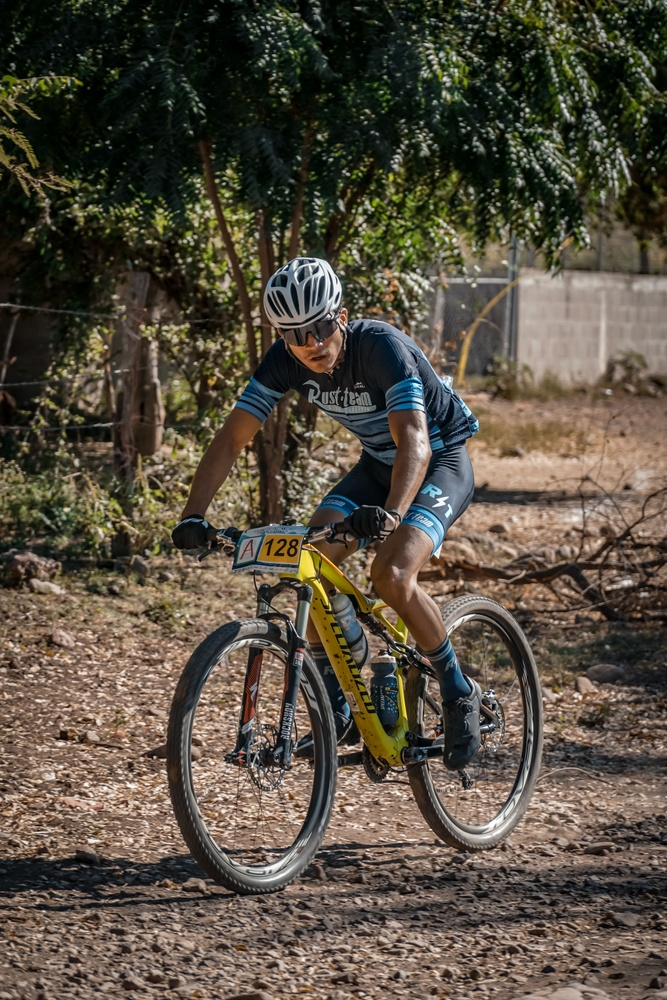
#> input picture examples/sample_images/test1.jpg, 667 x 1000 px, shrunk from 4000 x 6000 before the run
$ python main.py
#> lines starting #> are read from the running program, lines starting #| are printed output that depends on the picture
### src/image_handler.py
from PIL import Image
import numpy as np


def load_image(image_path):
    image = Image.open(image_path)

    if image.mode == "L":
        image = image.convert("L")
    else:
        image = image.convert("RGB")

    return np.array(image)


def pad_image(image , block_height , block_width) :

        if block_height <= 0 or block_width <= 0:
            raise ValueError("Block dimensions must be positive.")

        height , width = image.shape[:2] # image.shape --> (height , width , #channales if image is RGB)
        pad_height = (block_height - height % block_height) % block_height
        pad_width = (block_width - width % block_width) % block_width

        if image.ndim == 2 :
            padding = (
            (0, pad_height),
            (0, pad_width)
        )
        else:
            padding = (
            (0, pad_height),
            (0, pad_width),
            (0, 0)
        )

        padded_image = np.pad(image,padding,mode="constant",constant_values=0)

        return padded_image

def image_to_blocks(image, block_height, block_width):
    height , width = image.shape[0 : 2]

    blocks = []

    for i in range(0 , height , block_height) :
        for j in range(0 , width , block_width) :
            block = image[
                i : i + block_height , j : j + block_width
            ]
            blocks.append(block)
    return np.array(blocks)

def blocks_to_vectors(blocks):
    number_of_blocks = len(blocks)

    vectors = blocks.reshape(number_of_blocks, -1)

    return vectors


# [57 lines left out: functions vectors_to_blocks, blocks_to_image, crop_image, not called in this run]

### src/compression.py
import json
import numpy as np
from pathlib import Path

from src.image_handler import (
    load_image,
    pad_image,
    image_to_blocks,
    blocks_to_vectors
)

from src.vector_quantization import (
    train_codebook,
    assign_clusters
)

def encode_labels(labels, k):
    bits_per_index = int(np.ceil(np.log2(k)))

    bitstream = ""

    for label in labels:
        binary = format(label, f"0{bits_per_index}b")
        bitstream += binary

    return bitstream

def pack_bits(bitstream):
    padding = (8 - len(bitstream) % 8) % 8

    bitstream += "0" * padding

    packed_data = int(bitstream, 2).to_bytes(
        len(bitstream) // 8,
        byteorder="big"
    )

    return packed_data, padding

def compress_image(
    image_path,
    block_height,
    block_width,
    k,
    max_iterations=100
):

    image = load_image(image_path)

    original_height, original_width = image.shape[:2]

    padded_image = pad_image(
        image,
        block_height,
        block_width
    )

    padded_height, padded_width = padded_image.shape[:2]

    blocks = image_to_blocks(
        padded_image,
        block_height,
        block_width
    )


    vectors = blocks_to_vectors(blocks)

    codebook = train_codebook(
        vectors,
        k,
        max_iterations
    )


    labels = assign_clusters(vectors, codebook)

    bitstream = encode_labels(labels, len(codebook))

    packed_data, padding = pack_bits(bitstream)

    metadata = {
        "original_height": original_height,
        "original_width": original_width,
        "padded_height": padded_height,
        "padded_width": padded_width,
        "block_height": block_height,
        "block_width": block_width,
        "channels": image.shape[2] if image.ndim == 3 else 1,
        "k": len(codebook),
        "num_vectors": len(vectors),
        "padding": padding
    }

    return {
        "codebook": codebook,
        "packed_data": packed_data,
        "metadata": metadata
    }


def save_compressed_files(compressed_data, output_dir):
    output_dir = Path(output_dir)
    output_dir.mkdir(parents=True, exist_ok=True)

    # Save Codebook
    np.save(
        output_dir / "codebook.npy",
        compressed_data["codebook"]
    )

    with open(output_dir / "compressed.bin", "wb") as file:
        file.write(compressed_data["packed_data"])

    with open(output_dir / "metadata.json", "w") as file:
        json.dump(compressed_data["metadata"], file, indent=4)

### src/vector_quantization.py
import numpy as np

def manhattan_distance(vector1, vector2):
    return np.sum(np.abs(vector1 - vector2))


def assign_clusters(vectors, codebook):
    labels = []

    for vector in vectors:
        distances = []

        for centroid in codebook:
            distance = manhattan_distance(vector, centroid)
            distances.append(distance)

        closest_centroid = np.argmin(distances)
        labels.append(closest_centroid)

    return np.array(labels)

def update_centroids(vectors, labels, codebook):
    new_centroids = []

    for i in range(len(codebook)):
        cluster_vectors = vectors[labels == i]

        if len(cluster_vectors) == 0:
            new_centroids.append(codebook[i])
        else:
            new_centroid = np.mean(cluster_vectors, axis=0)
            new_centroids.append(new_centroid)

    return np.array(new_centroids)

def split_centroid(centroid):
    c0 = np.floor(centroid)
    c1 = np.ceil(centroid)

    return c0, c1


def train_codebook(vectors, k, max_iterations=100):
    initial_centroid = np.mean(vectors , axis = 0)
    codebook = np.array([initial_centroid])
    while len(codebook) < k:

        new_codebook = []
        for centroid in codebook:
            c0, c1 = split_centroid(centroid)

            new_codebook.append(c0)
            new_codebook.append(c1)

        codebook = np.array(new_codebook)

    for i in range(max_iterations) :
        labels = assign_clusters(vectors , codebook)
        new_codebook = update_centroids(vectors , labels , codebook)

        if np.allclose(codebook, new_codebook):
            codebook = new_codebook
            break

        codebook = new_codebook

    return codebook

### src/metrics.py
from pathlib import Path


def calculate_compression_ratio(original_path, compressed_dir):
    original_size = Path(original_path).stat().st_size

    compressed_dir = Path(compressed_dir)

    codebook_size = (compressed_dir / "codebook.npy").stat().st_size
    binary_size = (compressed_dir / "compressed.bin").stat().st_size
    metadata_size = (compressed_dir / "metadata.json").stat().st_size

    total_compressed_size = (
        codebook_size + binary_size + metadata_size
    )

    ratio = original_size / total_compressed_size

    return ratio

### src/main.py
from src.compression import compress_image, save_compressed_files
from src.decompression import decompress_image, load_compressed_files
from src.metrics import calculate_compression_ratio


def main():
    while True:
        print("\n===== Vector Quantization =====")
        print("1. Compress Image")
        print("2. Decompress Image")
        print("3. Exit")

        choice = input("Choose an option: ")
#> the answer given: 1

        if choice == "1":
            image_path = input("Enter image path: ")
#> the answer given: ../examples/sample_images/test1.jpg

            block_height = int(input("Enter block height: "))
#> the answer given: 100
            block_width = int(input("Enter block width: "))
#> the answer given: 100
            k = int(input("Enter codebook size: "))
#> the answer given: 100

            compressed_data = compress_image(
                image_path,
                block_height,
                block_width,
                k
            )
#> in load_image, image is the input picture: PIL image 667x1000 RGB; mean R, G, B 86.9, 78.7, 65
#> in pad_image, `padded_image = np.pad(image,padding,mode="constant",constant_values=0)`:
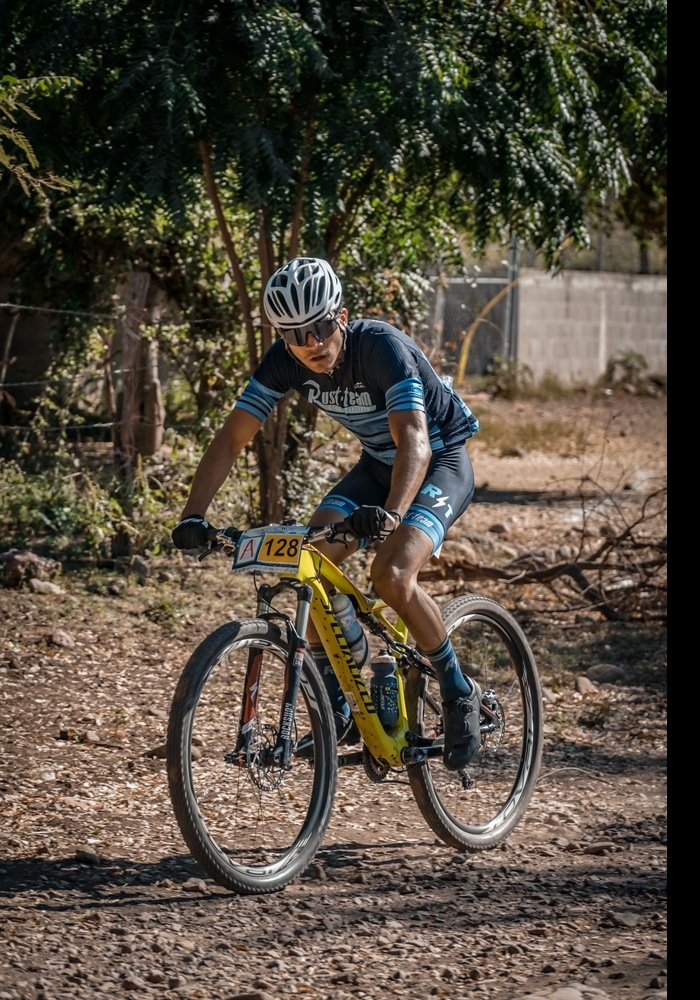
#> padded_image: shape (1000, 700, 3); mean R, G, B 82.8, 75, 62
#> after the loop in image_to_blocks, `for i in range(0 , height , block_height) :`: blocks = 70 items
#> in blocks_to_vectors, `number_of_blocks = len(blocks)`: number_of_blocks = 70
#> the loop in train_codebook, `while len(codebook) < k: ` made 7 passes
#> in compress_image, `labels = assign_clusters(vectors, codebook)`: labels = 70 values, max 66 at index 25, min 0 at index 0, mean 30.57
#> the loop in encode_labels, `for label in labels:` made 70 passes
#> (label, binary) on passes 6 to 17: (0, '0000000'), (0, '0000000'), (0, '0000000'), (0, '0000000'), (0, '0000000'), (0, '0000000'), (0, '0000000'), (0, '0000000'), (0, '0000000'), (0, '0000000'), (0, '0000000'), (3, '0000011')
#> (label, binary, bitstream) on passes 2 to 5: (0, '0000000', '00000000000000'), (0, '0000000', '000000000000000000000'), (0, '0000000', '0000000000000000000000000000'), (0, '0000000', '00000000000000000000000000000000000')
#> in compress_image, `packed_data, padding = pack_bits(bitstream)`: padding = 6
#> compressed_data = 3 items

            save_compressed_files(
                compressed_data,
                "output/compressed"
            )

            ratio = calculate_compression_ratio(
                image_path,
                "output/compressed"
            )

            print("\nCompression completed!")
            print("Compression Ratio:", ratio)

        elif choice == "2":
            compressed_dir = input(
                "Enter compressed files directory: "
            )

            output_path = input(
                "Enter output image path: "
            )

            compressed_data = load_compressed_files(
                compressed_dir
            )

            decompress_image(
                compressed_data,
                output_path
            )

            print("\nDecompression completed!")

        elif choice == "3":
            print("Goodbye!")
            break

        else:
            print("Invalid choice. Try again.")


if __name__ == "__main__":
#> (the run stopped early here; a loop or call above may not have finished)
